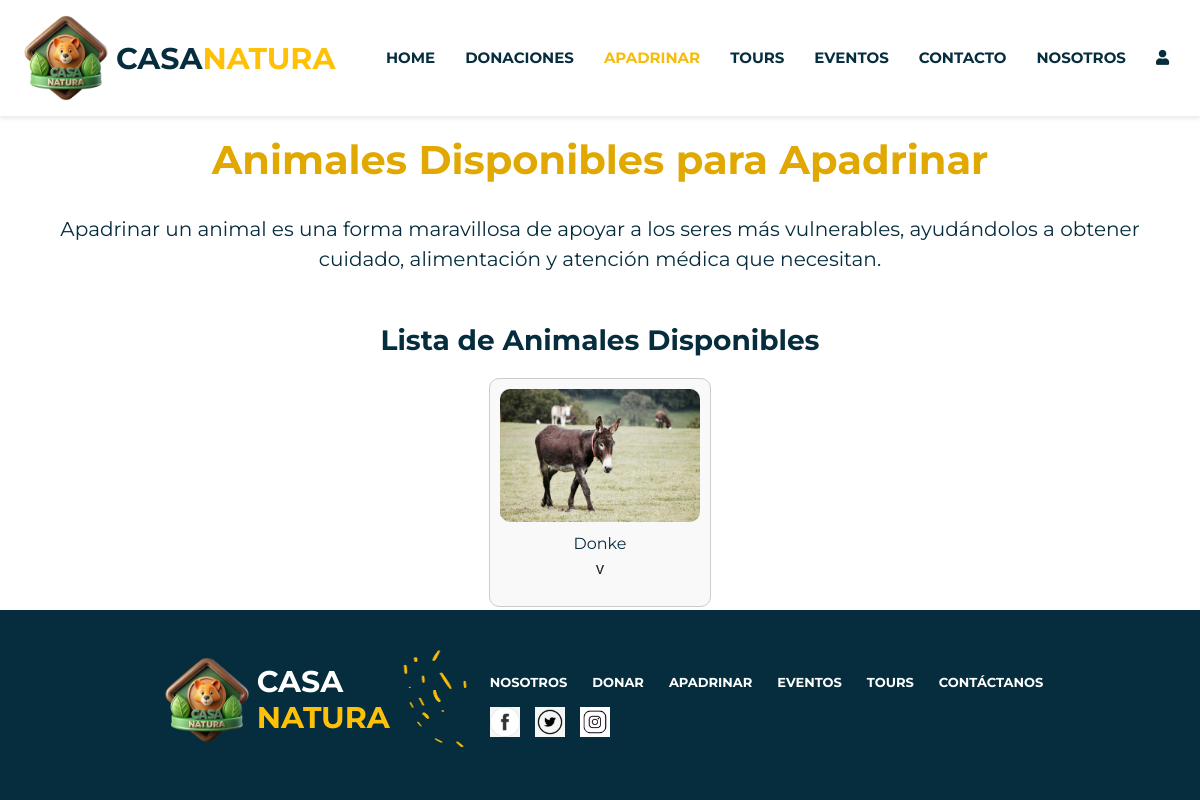
Before: /listadoAnimalesDisponibles.php with the older database file.
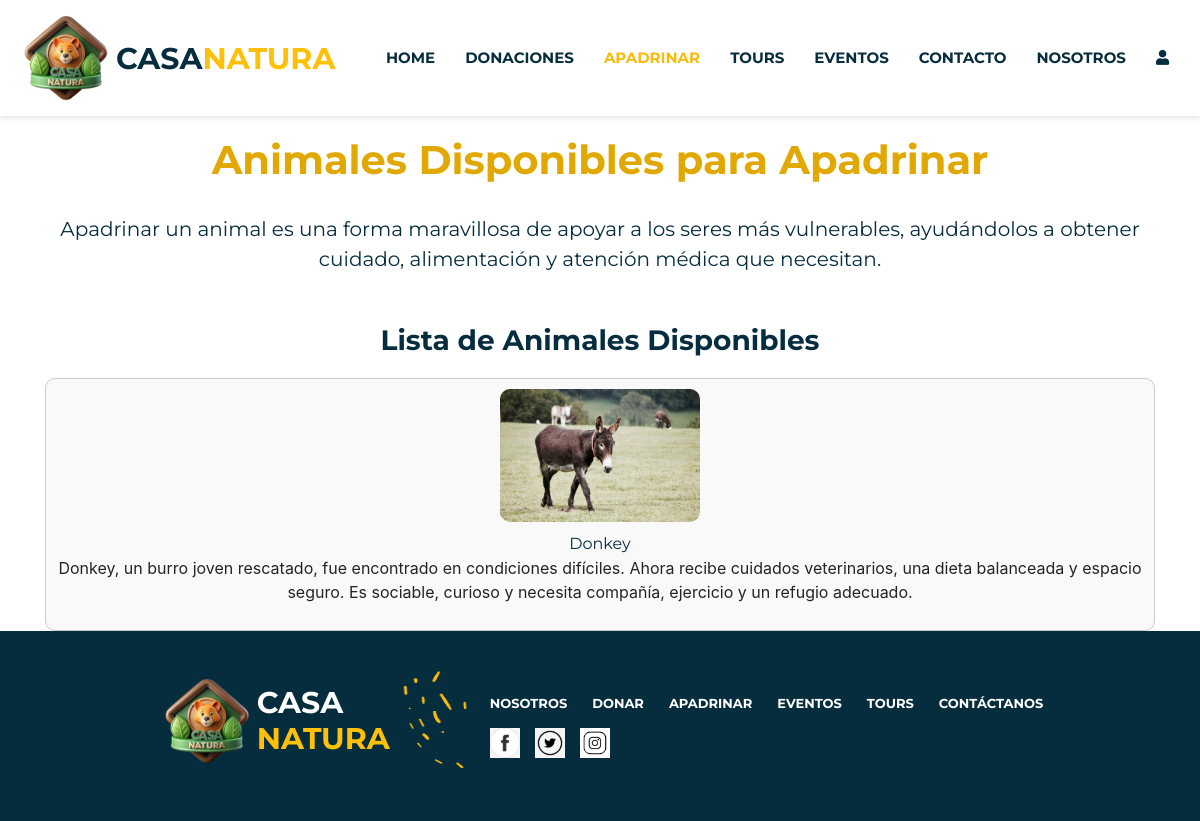
After: the same page with the newer database file.
### tables this page shows
CREATE TABLE `animal` (
  `ID_Animal` int(10) NOT NULL,
  `Nombre` varchar(30) NOT NULL,
  `Raza` varchar(30) NOT NULL,
  `Especie` varchar(30) NOT NULL,
  `Fecha_Ingreso` date NOT NULL,
  `Estado_Salud` varchar(20) NOT NULL,
  `Fecha_Nacimiento` date NOT NULL,
  `Apadrinado` tinyint(1) NOT NULL,
  `Imagen` varchar(255) NOT NULL,
  `Historia` varchar(255) NOT NULL,
  `Necesidades` varchar(255) NOT NULL
);

### listadoAnimalesDisponibles.php (the view, shortened to what this page needs)
<!DOCTYPE html>
<html lang="en">
<head>
    <link href="https://cdnjs.cloudflare.com/ajax/libs/font-awesome/5.15.4/css/all.min.css" rel="stylesheet">
    <link rel="stylesheet" href="./css/style.css" >
    <link rel="stylesheet" href="https://cdn.jsdelivr.net/npm/bootstrap@4.3.1/dist/css/bootstrap.min.css">
</head>
    <body>
        <nav>
            <?php
                include("fragmentos.php");
                echo $navbar;
            ?>
        </nav>
<main>
    <div class="container">
        <h1 class="animales-apadrinar-title">Animales Disponibles para Apadrinar</h1>
        <p class="animales-apadrinar-subtitle">Apadrinar un animal es una forma maravillosa de apoyar a los seres más vulnerables, ayudándolos a obtener cuidado, alimentación y atención médica que necesitan.</p>
        <h3 class="animales-apadrinar-list-title">Lista de Animales Disponibles</h3>
        <div class="animal-grid">
            <?php
                include 'actions/conexion.php';
                try {
                    $sql = "SELECT a.ID_Animal, a.Nombre, a.Imagen, a.Historia, a.Especie, a.Raza, a.Fecha_Nacimiento
                    FROM animal a
                    WHERE Apadrinado=0";
                    $result = $conn->query($sql);
                    if ($result->num_rows > 0) {
                        while ($animal = $result->fetch_assoc()) {
                            echo '<div class="animal-card">';
                            echo '<img class="imagenAnimal" src="./actions/'.$animal['Imagen'].'">';
                            echo '<a href="animal.php?id=' . $animal['ID_Animal'] . '">' . htmlspecialchars($animal['Nombre']) . '</a>';
                            echo '<p> '.$animal['Historia'].'</p>';
                            echo '</div>';
                        }
                    } else {
                        echo '<p class="mensajeAnimalesApadrinar">No hay animales disponibles para apadrinar en este momento.</p>';
                    }
                } catch (PDOException $e) {
                    echo "<p>Error al cargar los animales: " . htmlspecialchars($e->getMessage()) . "</p>";
                }
            ?>
        </div>
    </div>
</main>
    <footer>
        <?php
         include "fragmentos.php";
         echo $footer;
         ?>
    </footer>
</body>
</html>

Changed rows visible on the page:
changed animal: Nombre "Donke" → "Donkey"; Historia "v" → "Donkey, un burro joven rescatado, fue encontrado en condiciones difíciles. Ahora recibe cuidados veterinarios, una dieta balanceada y espacio seguro. Es sociable, curioso y necesita compañía, ejercicio y un refugio adecuado."
